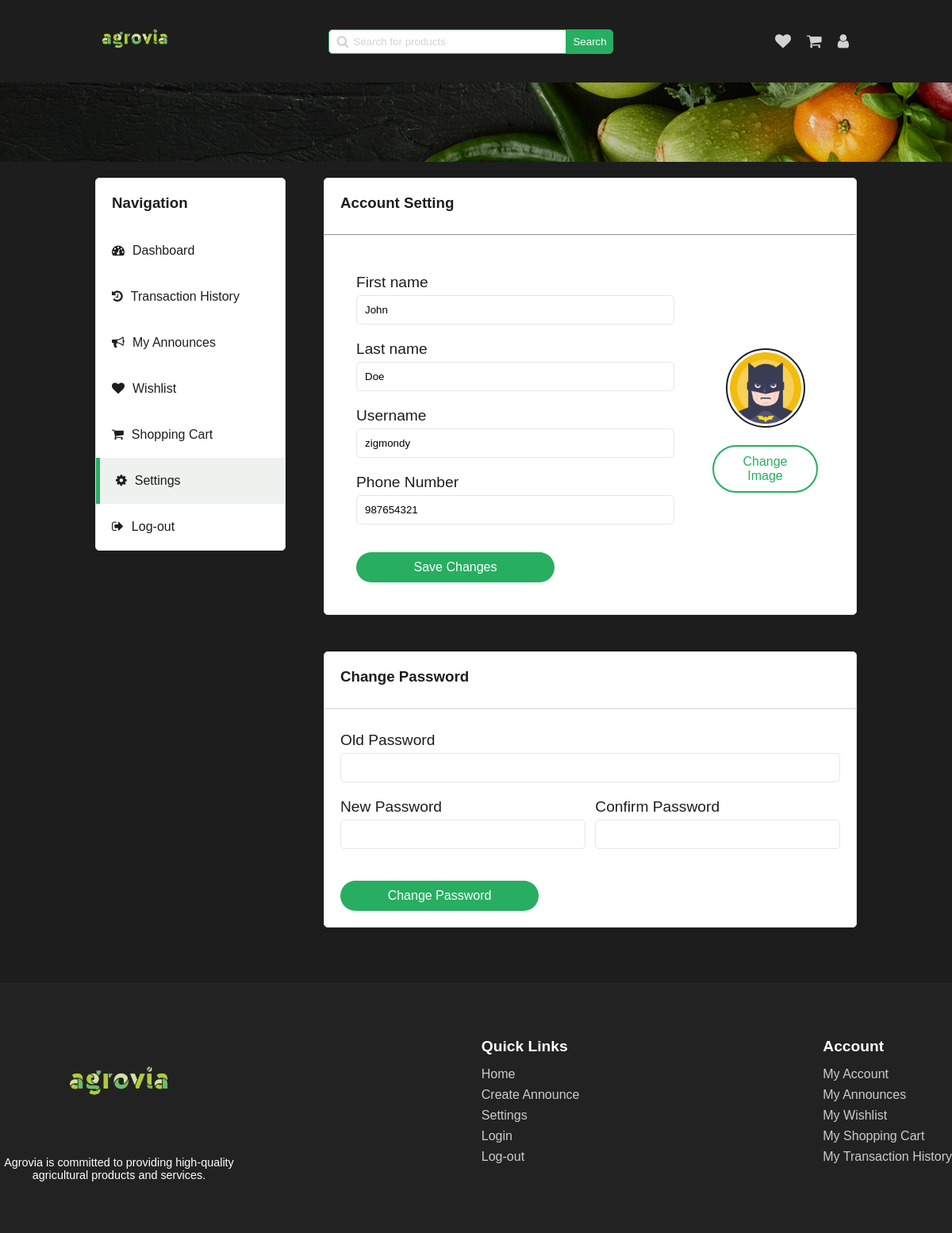
The page /pages/settings.php (signed in) on the database its author committed.
### tables this page shows
CREATE TABLE User (
  id INTEGER PRIMARY KEY,
  firstname TEXT,
  lastname TEXT,
  email TEXT,
  username TEXT,
  icon TEXT,
  phone_number TEXT,
  password TEXT,
  is_admin INTEGER
);

### php/user.php (called while the page is built, shortened)
<?php
require '../php/pdo.php';
function get_user_by_id($id_user)
{
    global $pdo;
    try {
        $query = "SELECT * FROM User WHERE id = :id_user";
        $stmt = $pdo->prepare($query);
        $stmt->bindParam(':id_user', $id_user);
        $stmt->execute();
        $user = $stmt->fetch(PDO::FETCH_ASSOC);
        return $user;
    } catch (PDOException $e) {
        echo $e->getMessage();
    }
}

### pages/settings.php (the view, shortened to what this page needs)
<!DOCTYPE html>
<html lang="en">
<head>
    <link rel="stylesheet" href="../styles/dashboard.css" onload="load_theme()">
    <link rel="stylesheet" href="../styles/main-header.css">
    <link rel="stylesheet" href="../styles/settings.css">
    <link rel="stylesheet" href="../styles/alert.css">
    <link rel="stylesheet" href="../styles/footer.css">
    <link rel="stylesheet" href="https://cdnjs.cloudflare.com/ajax/libs/font-awesome/4.7.0/css/font-awesome.min.css">
</head>
<body>
    <header>
        <a href="../pages/home.php"><img id="logo" src="../assets/logo/agrovia-green.png" alt="logo"></a>
        <div class="search-bar">
            <span>
                <i class="fa fa-search"></i>
                <input type="text" name="search" id="search" placeholder="Search for products"
                    onkeydown="if(event.keyCode === 13) search()">
            </span>
            <button onclick="search()">Search</button>
        </div>
        <div class="user">
            <a href="../pages/wishlist.php">
                <i class="fa fa-heart"></i>
            </a>
            <a href="../pages/shopping-cart.php">
                <i class="fa fa-shopping-cart"></i>
            </a>
            <a href="../pages/dashboard.php">
                <i class="fa fa-user"></i>
            </a>
        </div>
    </header>
    <div class="separator-background"></div>
    <?php
    require "../php/user.php";
    $user = get_user_by_id($_SESSION['user_id']);
    ?>
    <div class="main-container">
        <section class="navigation">
            <h3>Navigation</h3>
            <a href="../pages/dashboard.php">
                <i class="fa fa-tachometer" aria-hidden="true"></i>
                <span>Dashboard</span>
            </a>
            <a href="../pages/transaction-history.php">
                <i class="fa fa-history"></i>
                <span>Transaction History</span>
            </a>
            <a href="../pages/my-announces.php">
                <i class="fa fa-bullhorn"></i>
                <span>My Announces</span>
            </a>
            <a href="../pages/wishlist.php">
                <i class="fa fa-heart"></i>
                <span>Wishlist</span>
            </a>
            <a href="../pages/shopping-cart.php">
                <i class="fa fa-shopping-cart"></i>
                <span>Shopping Cart</span>
            </a>
            <a href="../pages/settings.php" class="active">
                <i class="fa fa-gear"></i>
                <span>Settings</span>
            </a>
            <a href="../php/log-out.php">
                <i class="fa fa-sign-out"></i>
                Log-out
            </a>
        </section>
        <section class="tab-content user-section">
            <div class="content">
                <h3>Account Setting</h3>
                <hr>
                <div class="user-details">
                    <div class="setting">
                        <form id="user-infos-form" action="../php/update-user-infos.php" method="POST"
                            enctype="multipart/form-data">
                            <div class="input-infos">
                                <label for="firstname">First name</label>
                                <input type="text" name="firstname" id="firstname"
                                    value="<?php echo $user['firstname']; ?>" required>
                            </div>
                            <div class="input-infos">
                                <label for="lastname">Last name</label>
                                <input type="text" name="lastname" id="lastname"
                                    value="<?php echo $user['lastname']; ?>" required>
                            </div>
                            <div class="input-infos">
                                <label for="username">Username</label>
                                <input type="text" name="username" id="username"
                                    value="<?php echo $user['username']; ?>" required>
                            </div>
                            <div class="input-infos">
                                <label for="phonenumber">Phone Number</label>
                                <input type="text" name="phonenumber" id="phonenumber"
                                    value="<?php echo $user['phone_number']; ?>" required>
                            </div>
                            <button type="submit">Save Changes</button>
                        </form>
                    </div>
                    <div class="user-image">
                        <img id="user-image" src="<?php echo $user['icon']; ?>" alt="user-image">
                        <button onclick="document.getElementById('file-input').click()">Change Image</button>
                    </div>
                </div>
            </div>
            <div class="change-password">
                <h3>Change Password</h3>
                <hr>
                <form id="password-form" action="../php/update-user-password.php" method="POST">
                    <div class="input-infos">
                        <label for="old-password">Old Password</label>
                        <input type="password" name="old-password" id="old-password" required>
                    </div>
                    <div class="group">
                        <div class="input-infos">
                            <label for="new-password">New Password</label>
                            <input type="password" name="new-password" id="new-password" required>
                        </div>
                        <div class="input-infos">
                            <label for="confirm-password">Confirm Password</label>
                            <input type="password" name="confirm-password" id="confirm-password" required>
                        </div>
                    </div>
                    <button type="submit">Change Password</button>
                </form>
            </div>
        </section>
    </div>
    <div class="footer">
        <div class="footer-content">
            <div class="footer-logo">
                <a href="../pages/home.php"><img src="../assets/logo/agrovia-green.png" alt="Agrovia logo"></a>
                <p>Agrovia is committed to providing high-quality agricultural products and services.</p>
            </div>
            <div class="footer-section">
                <h3>Quick Links</h3>
                <a href="../pages/home.php">Home</a>
                <a href="../pages/create-announce.php">Create Announce</a>
                <a href="../pages/settings.php">Settings</a>
                <a href="../pages/login.php">Login</a>
                <a href="../php/log-out.php">Log-out</a>
            </div>
            <div class="footer-section">
                <h3>Account</h3>
                <a href="../pages/dashboard.php">My Account</a>
                <a href="../pages/my-announces.php">My Announces</a>
                <a href="../pages/wishlist.php">My Wishlist</a>
                <a href="../pages/shopping-cart.php">My Shopping Cart</a>
                <a href="../pages/transaction-history.php">My Transaction History</a>
            </div>
        </div>
    </div>
</body>
</html>

### styles/dashboard.css (style rules this page uses)
.main-container { margin-top: 120px; display: flex; justify-content: space-between; color: var(--dark); }
.main-container .navigation { display: flex; justify-content: flex-start; flex-direction: column; background-color: var(--white); width: 25%; border-radius: 5px; height: max-content; box-shadow: 0 0 10px rgba(0, 0, 0, 0.1); border: 1px solid var(--light-stroke); }
.main-container .navigation h3 { padding: 20px; margin: 0; color: var(--dark); }
.main-container .navigation a { padding: 20px; display: flex; justify-content: flex-start; text-decoration: none; color: var(--dark); }
.main-container .navigation a.active { background-color: var(--light-hover-green); border-left: 5px solid var(--secondary); }
.main-container .navigation a i { margin-right: 10px; }

### styles/main-header.css (style rules this page uses)
header { display: flex; justify-content: space-between; align-items: center; }
header a img { width: 100px; }
header .search-bar { display: flex; align-items: center; }
header .search-bar span { display: flex; align-items: center; position: relative; }
header .search-bar span i { position: absolute; left: 10px; color: var(--text); }
header .search-bar span input { padding: 7px; border: 1px solid var(--secondary); border-radius: 5px 0 0 5px; padding-left: 30px; min-width: 300px; }
header .search-bar span input::placeholder { color: var(--text); position: absolute; left: 30px; }
header .search-bar button { padding: 7px; border-radius: 0 5px 5px 0; background-color: var(--secondary); color: var(--white); border: 1px solid var(--secondary); cursor: pointer; }
header .user { display: flex; align-items: center; }
header .user a { text-decoration: none; padding: 10px; }
header .user a i { font-size: 20px; color: var(--text); }
.separator-background { background-image: url("../assets/backgrounds/separator-background.png"); background-size: cover; background-position: center; background-repeat: no-repeat; width: 100%; height: 100px; position: absolute; left: 0; }

### styles/settings.css (style rules this page uses)
.tab-content { background-color: transparent; width: 70%; padding: 0; color: var(--dark); }
.tab-content .content { border-radius: 5px; border: none; width: 100%; border-collapse: collapse; background-color: var(--white); box-shadow: 0 0 10px rgba(0, 0, 0, 0.1); border: 1px solid var(--light-stroke); }
.tab-content .content h3 { padding: 20px; margin: 0; }
.tab-content .content .user-details { display: flex; justify-content: space-between; padding: 20px; }
.tab-content .content .user-details .setting { padding: 20px; width: 70%; }
.input-infos { display: flex; flex-direction: column; margin-bottom: 20px; }
.input-infos label { font-size: 1.2rem; margin-bottom: 5px; }
.input-infos input { padding: 10px; border-radius: 5px; border: 1px solid var(--light-stroke); }
.setting button { padding: 10px 20px; font-size: 1rem; background-color: var(--secondary); color: white; border: none; border-radius: 50px; cursor: pointer; transition: background-color 0.3s ease; width: 250px; margin-top: 15px; }
.user-image { display: flex; flex-direction: column; justify-content: center; align-items: center; margin-bottom: 20px; width: 30%; }
.user-image img { width: 100px; height: 100px; border-radius: 50%; object-fit: cover; margin-bottom: 22px; border: 2px solid var(--dark); }
.user-image button { padding: 10px 20px; font-size: 1rem; background-color: transparent; color: white; border: none; border-radius: 50px; cursor: pointer; transition: background-color 0.3s ease; width: 70%; border: 2px solid var(--secondary); color: var(--secondary); }
.change-password { margin-top: 46px; display: flex; flex-direction: column; margin-bottom: 20px; background-color: var(--white); border-radius: 5px; box-shadow: 0 0 10px rgba(0, 0, 0, 0.1); border: 1px solid var(--light-stroke); }
.change-password h3 { padding: 20px; margin: 0; }
.change-password hr { border: 1px solid var(--light-stroke); width: 100%; }
.change-password form { display: flex; flex-direction: column; padding: 20px; }
.change-password form .group { display: flex; margin-bottom: 20px; width: 100%; justify-content: space-between; align-items: center; }
.change-password form .group .input-infos { width: 49%; }
.change-password form button { padding: 10px 20px; font-size: 1rem; background-color: var(--secondary); color: white; border: none; border-radius: 50px; cursor: pointer; transition: background-color 0.3s ease; width: 250px; }

### rows shown on the page
user: firstname "John", lastname "Doe", username "zigmondy", phonenumber "987654321", icon (picture)
